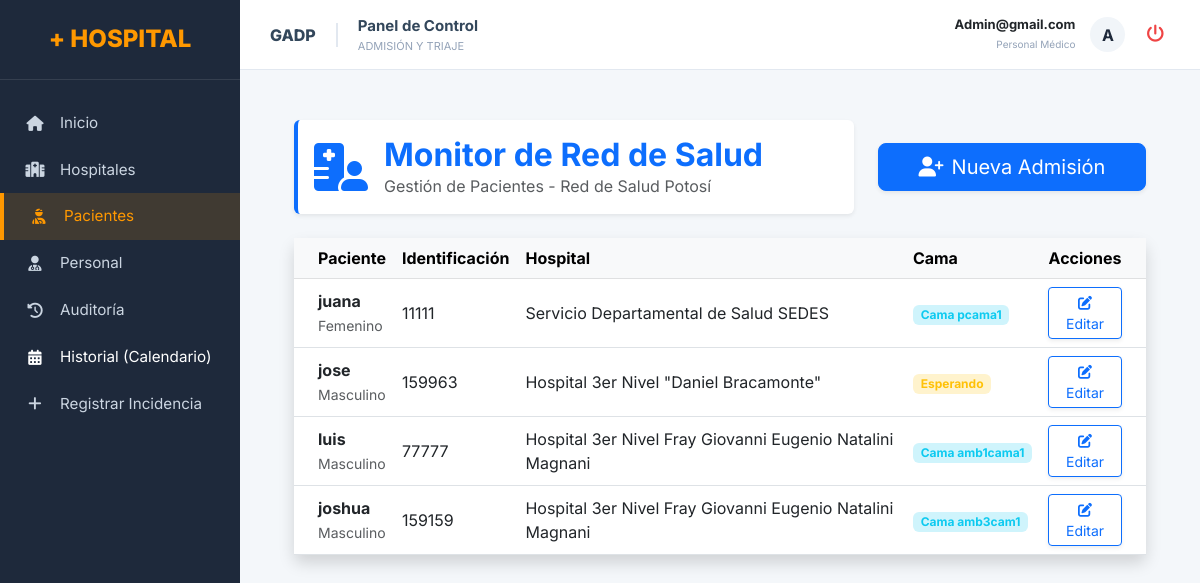
Before: /hospital/pacientes/ (signed in) with the older database file.
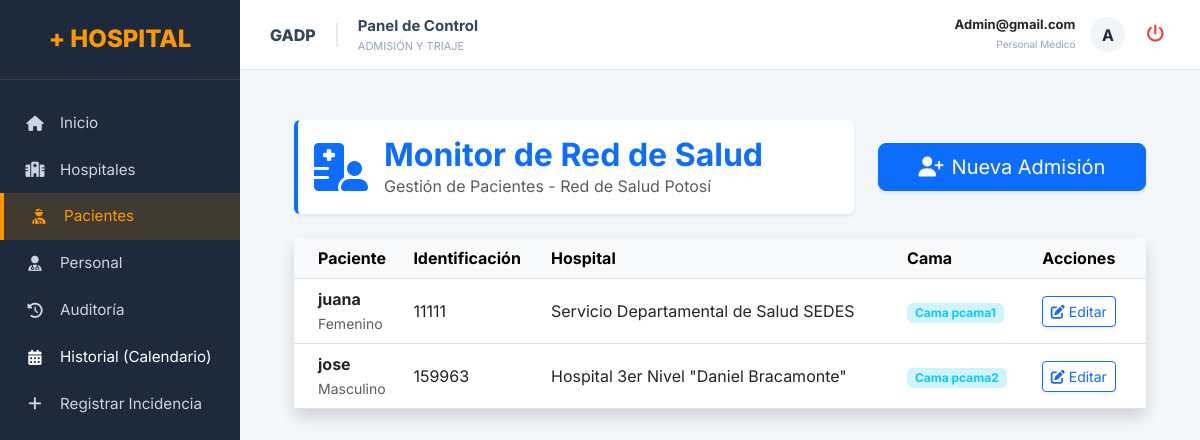
After: the same page with the newer database file.
### hospital/models.py (models this page shows, shortened)
class Paciente(models.Model):
    GENEROS = [('M', 'Masculino'), ('F', 'Femenino'), ('O', 'Otro')]
    ESTADOS = [('INTERNADO', 'Internado'), ('ALTA', 'De Alta')]
    nombre_completo = models.CharField(max_length=200)
    dni = models.CharField(max_length=20, unique=True)
    fecha_nacimiento = models.DateField()
    genero = models.CharField(max_length=1, choices=GENEROS)
    telefono = models.CharField(max_length=20, null=True, blank=True)
    direccion = models.TextField()
    fecha_entrada = models.DateTimeField(null=True, blank=True)
    motivo_ingreso = models.TextField(verbose_name="Diagnóstico Presuntivo / Motivo")
    presion_arterial = models.CharField(max_length=20, null=True, blank=True)
    temperatura = models.DecimalField(max_digits=4, decimal_places=1, null=True, blank=True)
    frecuencia_cardiaca = models.IntegerField(null=True, blank=True)
    saturacion_oxigeno = models.IntegerField(null=True, blank=True) # Campo nuevo vital
    alergias = models.TextField(default="Ninguna")
    hospital = models.ForeignKey(Hospital, on_delete=models.CASCADE, related_name='pacientes')
    cama_asignada = models.OneToOneField(Cama, on_delete=models.SET_NULL, null=True, blank=True, related_name='paciente_actual')
    fecha_registro = models.DateTimeField(auto_now_add=True)
    estado = models.CharField(max_length=20, choices=ESTADOS, default='INTERNADO')
    ambulancia_asignada = models.ForeignKey('Ambulancia', on_delete=models.SET_NULL, null=True, blank=True)

class Cama(models.Model):
    ESTADOS = [
        ('LIBRE', 'Libre'),
        ('OCUPADO', 'Ocupado'),
        ('MANTENIMIENTO', 'Mantenimiento'),
        ('LIMPIEZA', 'En Limpieza'),
    ]
    cuarto = models.ForeignKey('Cuarto', on_delete=models.CASCADE, related_name='camas')
    numero = models.CharField(max_length=50)
    estado = models.CharField(max_length=20, choices=ESTADOS, default='LIBRE')
    fecha_ingreso = models.DateTimeField(null=True, blank=True)
    prioridad = models.CharField(
        max_length=20,
        choices=[('ESTABLE', 'Estable'), ('URGENTE', 'Urgente'), ('CRITICO', 'Crítico')],
        default='ESTABLE'
    )
    def __str__(self):
        return f"Cama {self.numero} - {self.cuarto.numero_cuarto}"

### superadmi/models.py (models this page shows)
class Hospital(models.Model):
    nombre = models.CharField(max_length=200)
    nivel = models.IntegerField(choices=[(1, '1er Nivel'), (2, '2do Nivel'), (3, '3er Nivel')], default=1)
    direccion = models.TextField()
    telefono = models.CharField(max_length=20, null=True, blank=True)
    email = models.EmailField(max_length=100, null=True, blank=True)
    capacidad_camas = models.IntegerField(default=0)
    estado = models.BooleanField(default=True)
    def __str__(self):
        return self.nombre

### hospital/views.py (the view, shortened to what this page needs)
# urls.py: path('pacientes/', views.registrar_paciente, name='lista_pacientes'),
@login_required
@solo_personal_autorizado
def registrar_paciente(request, paciente_id=None):
    paciente_edit = get_object_or_404(Paciente, id=paciente_id) if paciente_id else None
    form = PacienteForm(instance=paciente_edit)
    camas_disponibles = Cama.objects.filter(estado='LIBRE')
    if paciente_edit and paciente_edit.cama_asignada:
        camas_disponibles = camas_disponibles | Cama.objects.filter(id=paciente_edit.cama_asignada.id)
    form.fields['cama_asignada'].queryset = camas_disponibles
    return render(request, 'hospital/lista_pacientes.html', {
        'form': form,
        'paciente_edit': paciente_edit,
        'pacientes': Paciente.objects.filter(estado='INTERNADO').order_by('-fecha_entrada')
    })

### hospital/templates/hospital/lista_pacientes.html (shortened to what this page needs)
{% extends 'superadmi/base.html' %}
{% block content %}
<div class="container-fluid mt-4 px-4">
    <div class="row mb-4">
        <div class="col-md-8">
            <div class="d-flex align-items-center shadow-sm p-3 bg-white rounded border-start border-primary border-4">
                <div class="me-3"><i class="fas fa-hospital-user fa-3x text-primary"></i></div>
                <div>
                    <h2 class="text-primary mb-0 fw-bold">Monitor de Red de Salud</h2>
                    <p class="text-muted mb-0">Gestión de Pacientes - Red de Salud Potosí</p>
                </div>
            </div>
        </div>
        <div class="col-md-4 d-flex align-items-center justify-content-md-end mt-3 mt-md-0">
            <button type="button" class="btn btn-primary btn-lg shadow-sm w-100 w-md-auto" data-bs-toggle="modal" data-bs-target="#modalRegistro">
                <i class="fas fa-user-plus me-2"></i>Nueva Admisión
            </button>
        </div>
    </div>
    <div class="card shadow border-0">
        <div class="card-body p-0">
            <div class="table-responsive">
                <table class="table table-hover align-middle mb-0">
                    <thead class="table-light">
                        <tr>
                            <th class="ps-4">Paciente</th>
                            <th>Identificación</th>
                            <th>Hospital</th>
                            <th>Cama</th>
                            <th class="text-center pe-4">Acciones</th>
                        </tr>
                    </thead>
                    <tbody>
                        {% for p in pacientes %}
                        <tr>
                            <td class="ps-4">
                                <div class="fw-bold text-dark">{{ p.nombre_completo }}</div>
                                <small class="text-muted">{{ p.get_genero_display }}</small>
                            </td>
                            <td>{{ p.dni }}</td>
                            <td>{{ p.hospital.nombre }}</td>
                            <td>
                                {% if p.cama_asignada %}
                                    <span class="badge bg-info-subtle text-info">Cama {{ p.cama_asignada.numero }}</span>
                                {% else %}
                                    <span class="badge bg-warning-subtle text-warning">Esperando</span>
                                {% endif %}
                            </td>
                            <td class="text-center pe-4">
                                <a href="{% url 'hospital:editar_paciente' p.id %}" class="btn btn-sm btn-outline-primary shadow-sm">
                                    <i class="fas fa-edit"></i> Editar
                                </a>
                            </td>
                        </tr>
                        {% empty %}
                        <tr>
                            <td colspan="5" class="text-center py-4 text-muted">No hay pacientes internados actualmente.</td>
                        </tr>
                        {% endfor %}
                    </tbody>
                </table>
            </div>
        </div>
    </div>
</div>
{% endblock %}

Changed rows visible on the page:
no longer on this page (row edited): Paciente: nombre_completo "luis", genero "Masculino", dni "77777", hospital.nombre "Hospital 3er Nivel Fray Giovanni Eugenio Natalini Magnani", cama_asignada.numero "amb1cama1"
no longer on this page (row edited): Paciente: nombre_completo "joshua", genero "Masculino", dni "159159", hospital.nombre "Hospital 3er Nivel Fray Giovanni Eugenio Natalini Magnani", cama_asignada.numero "amb3cam1"
changed Paciente "jose": cama_asignada.numero (not shown) → "pcama2"; cama_asignada_id "Esperando" → "Cama"
